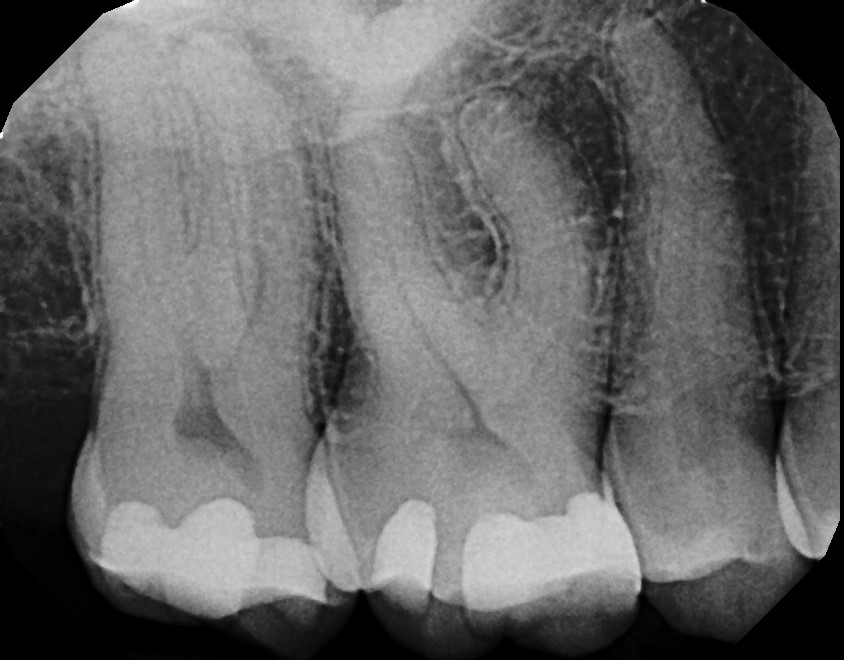
#> input picture Dropzone_XRay/test2_unsandboxed.jpg, 844 x 660 px
$ python -i bote.py   (imports and definitions only)
#> lines starting #> are read from the running program, lines starting #| are printed output that depends on the picture
import os
import asyncio
import io
import random
import logging
from PIL import Image, ImageOps, ImageEnhance
from aiogram import Bot, Dispatcher, F
from aiogram.types import Message, InputMediaPhoto, BufferedInputFile
from aiogram.filters import CommandStart
import socket

# --- ЖЕСТКИЙ ХАК ДЛЯ РАБОТЫ ЧЕРЕЗ ВКЛЮЧЕННЫЙ WIREGUARD ---
old_getaddrinfo = socket.getaddrinfo


def new_getaddrinfo(*args, **kwargs):
    host = args[0] if args else kwargs.get('host')
    if host == 'api.telegram.org':
        port = args[1] if len(args) > 1 else kwargs.get('port', 443)
        # Напрямую отдаем рабочий IP Телеграма, минуя баги DNS винды и VPN
        return [(socket.AF_INET, socket.SOCK_STREAM,
                 6, '', ('149.154.167.220', port))]
    return old_getaddrinfo(*args, **kwargs)


socket.getaddrinfo = new_getaddrinfo
# ---------------------------------------------------------
# Токен бота берется из переменных окружения
BOT_TOKEN = os.environ.get('BOT_TOKEN')
# [2 lines not run here, left out]

# [1 line that did not run here, left out]
# [1 line that did not run here, left out]


def create_variations(img_bytes: io.BytesIO) -> list[io.BytesIO]:
#> called with img_bytes = 'Dropzone_XRay/test2_unsandboxed.jpg'
    original = Image.open(img_bytes).convert("RGB")
    w, h = original.size
#> w = 844; h = 660
    variations = []

    for i in range(5):
        img = original.copy()

        # 1. Зеркалирование (с вероятностью 50%)
        # Для человека смысл картинки не меняется, для машины — это совершенно
        # другое фото
        if random.choice([True, False]):
            img = ImageOps.mirror(img)

        # 2. Кроп и Зум (обрезаем случайные куски от 2% до 12% с каждой
        # стороны)
        crop_left = int(w * random.uniform(0.02, 0.12))
        crop_top = int(h * random.uniform(0.02, 0.12))
        crop_right = w - int(w * random.uniform(0.02, 0.12))
        crop_bottom = h - int(h * random.uniform(0.02, 0.12))

        img = img.crop((crop_left, crop_top, crop_right, crop_bottom))

        # Растягиваем обратно до оригинального размера (или около того), чтобы
        # сместить сетку
        img = img.resize((w, h), Image.Resampling.BICUBIC)

        # 3. Добавление асимметричной рамки (от 0 до 8% от ширины/высоты)
        # Это сдвигает картинку относительно центра холста
        pad_l = random.randint(0, int(w * 0.08))
        pad_t = random.randint(0, int(h * 0.08))
        pad_r = random.randint(0, int(w * 0.08))
        pad_b = random.randint(0, int(h * 0.08))

        # Цвет рамки можно сделать черным, белым или случайным
        bg_color = random.choice([(0, 0, 0), (255, 255, 255), (15, 15, 15)])
        img = ImageOps.expand(
            img,
            border=(
                pad_l,
                pad_t,
                pad_r,
                pad_b),
            fill=bg_color)

        # 4. Изменение яркости и контрастности (бьет по порогам хеширования)
        # Меняем от 0.75 (затемнение/снижение) до 1.25 (осветление/повышение)
        enhancer = ImageEnhance.Brightness(img)
        img = enhancer.enhance(random.uniform(0.75, 1.25))

        enhancer = ImageEnhance.Contrast(img)
        img = enhancer.enhance(random.uniform(0.75, 1.25))

        # 5. Сохранение с рандомным сжатием и удалением EXIF-метаданных (Pillow
        # удаляет их по умолчанию)
        out_bio = io.BytesIO()
        img.save(out_bio, format='JPEG', quality=random.randint(80, 95))
        out_bio.seek(0)

        variations.append(out_bio)
#> this loop made 5 passes
#> pass 1, in create_variations, `img = img.crop((crop_left, crop_top, crop_right, crop_bottom))`:
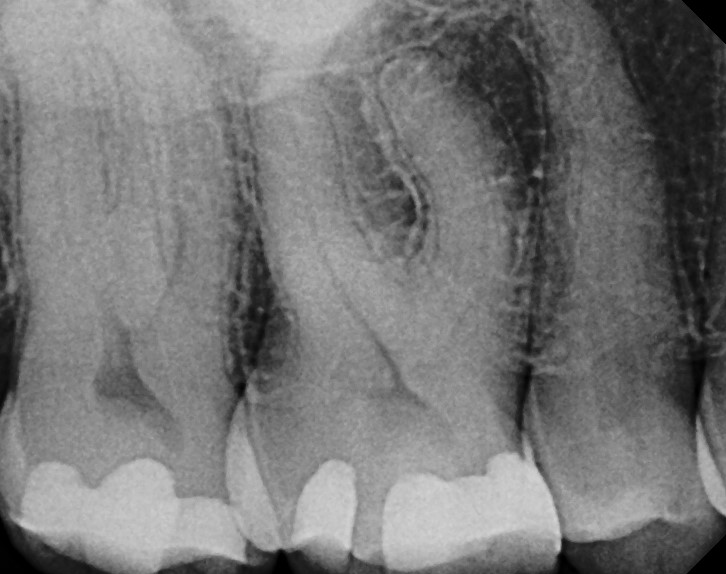
#> img: PIL image 726x574 RGB; min 0, max 213, mean 118.4
#> pass 1, in create_variations, `img = ImageOps.expand( img, border=( pad_l, pad_t, pad_r, pad_b), fill..`:
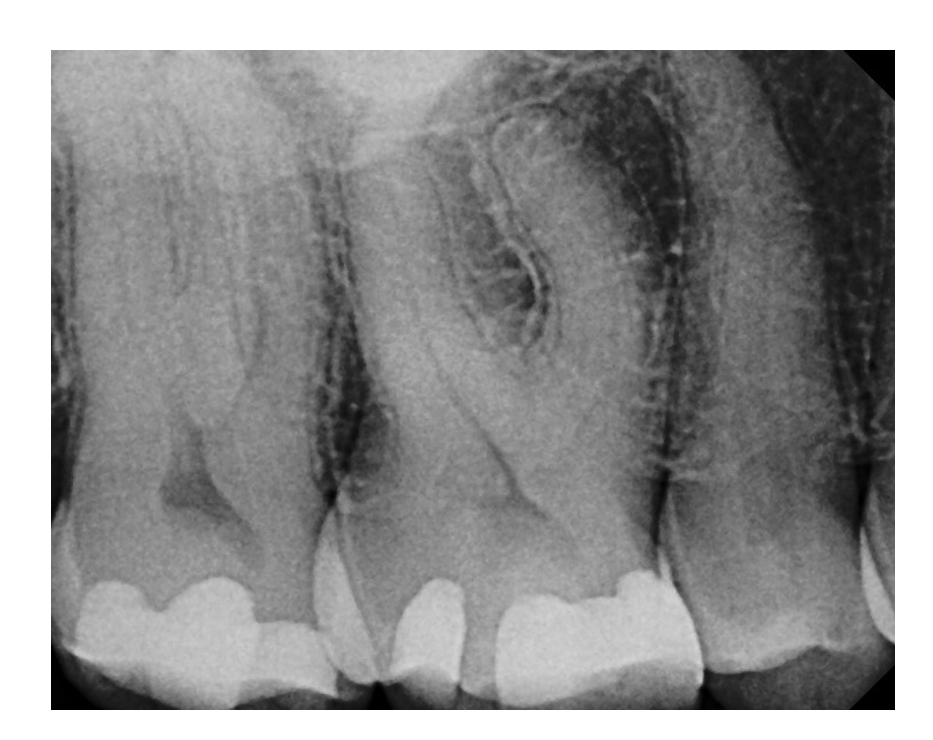
#> img: PIL image 933x740 RGB; min 0, max 255, mean 144.8
#> after the loop:
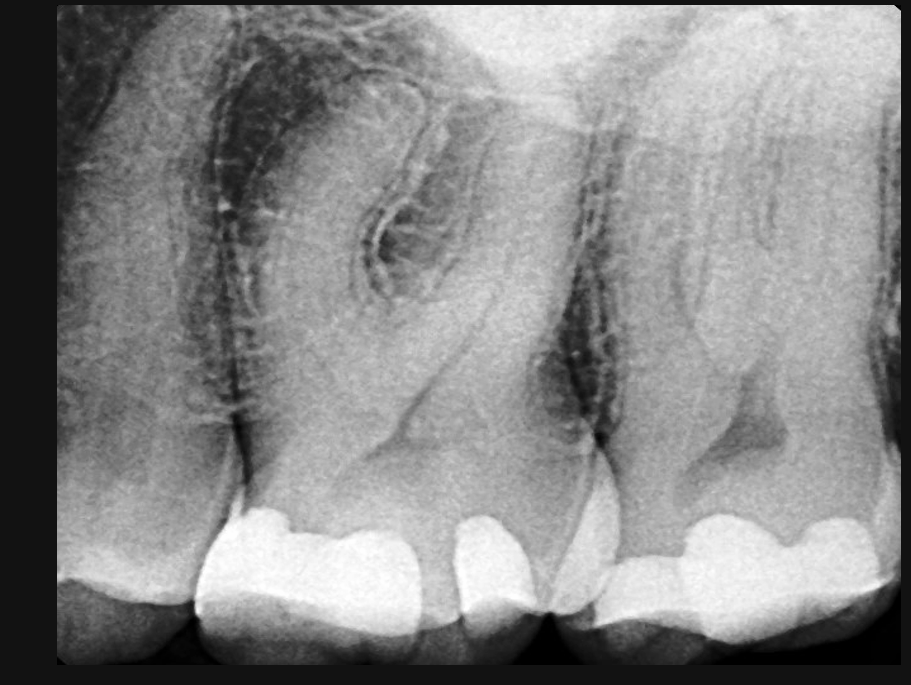
#> img: PIL image 911x685 RGB; min 0, max 254, mean 135.2
#> after the loop, variations = 5 items

    return variations


# [50 lines not run here, left out]

>>> result = create_variations('Dropzone_XRay/test2_unsandboxed.jpg')
#> result = 5 items

$ run again, on Dropzone_XRay/d69b980bdcacaa4b1ff8c4f82bb8d179.jpg
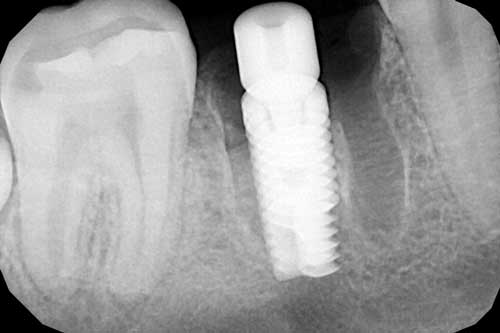
#> input picture Dropzone_XRay/d69b980bdcacaa4b1ff8c4f82bb8d179.jpg, 500 x 333 px
#> in create_variations, original is the input picture: PIL image 500x333 RGB; min 0, max 255, mean 158.6
#> the loop in create_variations, `for i in range(5):` made 5 passes
#> pass 1, in create_variations, `img = ImageOps.expand( img, border=( pad_l, pad_t, pad_r, pad_b), fill..`:
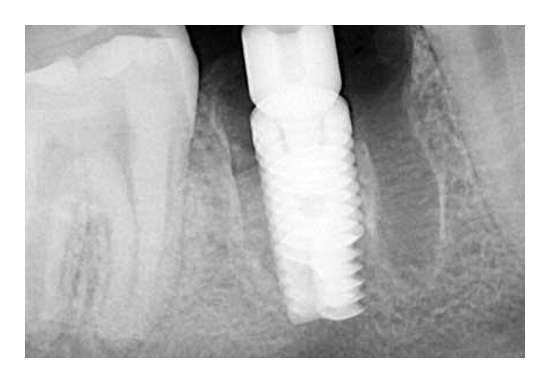
#> img: PIL image 544x373 RGB; min 0, max 255, mean 183.9
#> after the loop in create_variations, `for i in range(5):`:
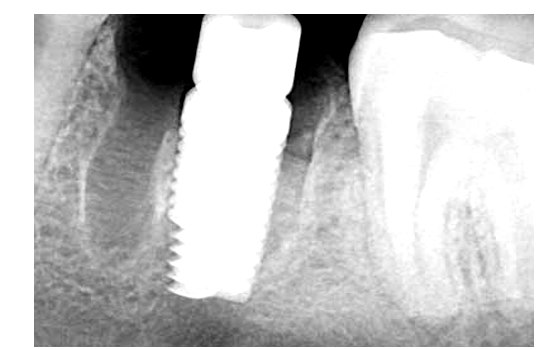
#> img: PIL image 539x349 RGB; min 0, max 255, mean 196.9
#> after the loop in create_variations, `for i in range(5):`: variations = 5 items

$ run again, on Dropzone_XRay/rentgen04.jpg
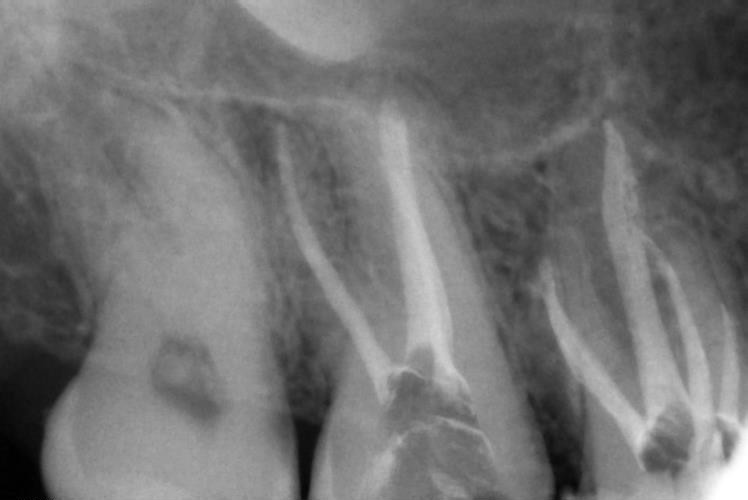
#> input picture Dropzone_XRay/rentgen04.jpg, 748 x 500 px
#> in create_variations, original is the input picture: PIL image 748x500 RGB; min 0, max 255, mean 113.3
#> the loop in create_variations, `for i in range(5):` made 5 passes
#> pass 1, in create_variations, `img = enhancer.enhance(random.uniform(0.75, 1.25))`:
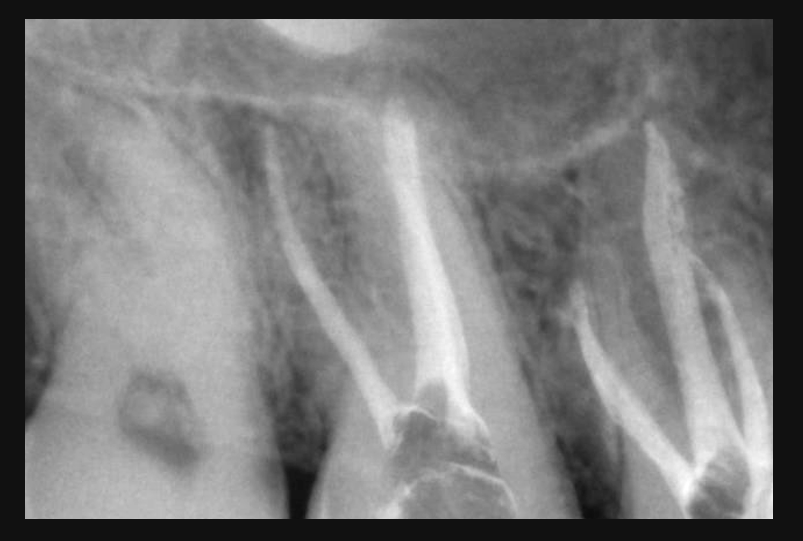
#> img: PIL image 803x541 RGB; min 13, max 255, mean 122.3
#> after the loop in create_variations, `for i in range(5):`:
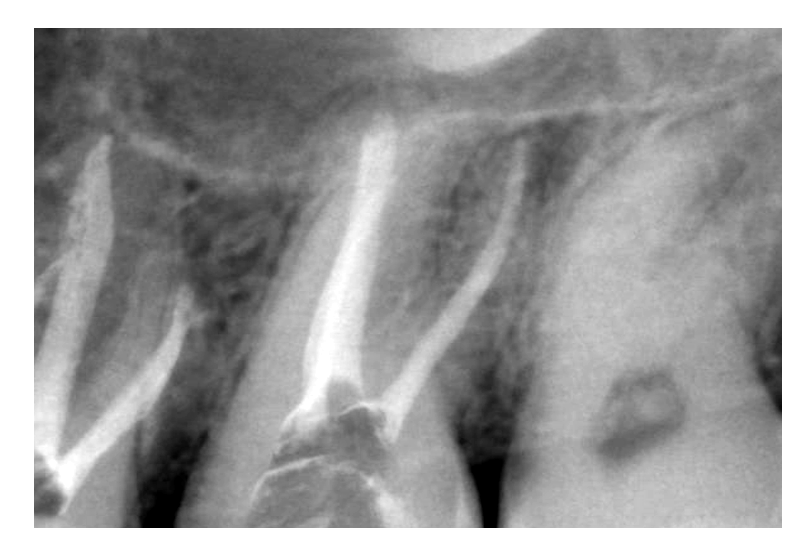
#> img: PIL image 787x533 RGB; min 0, max 255, mean 149.3
#> after the loop in create_variations, `for i in range(5):`: variations = 5 items

$ run again, on Dropzone_XRay/test_ai.jpg
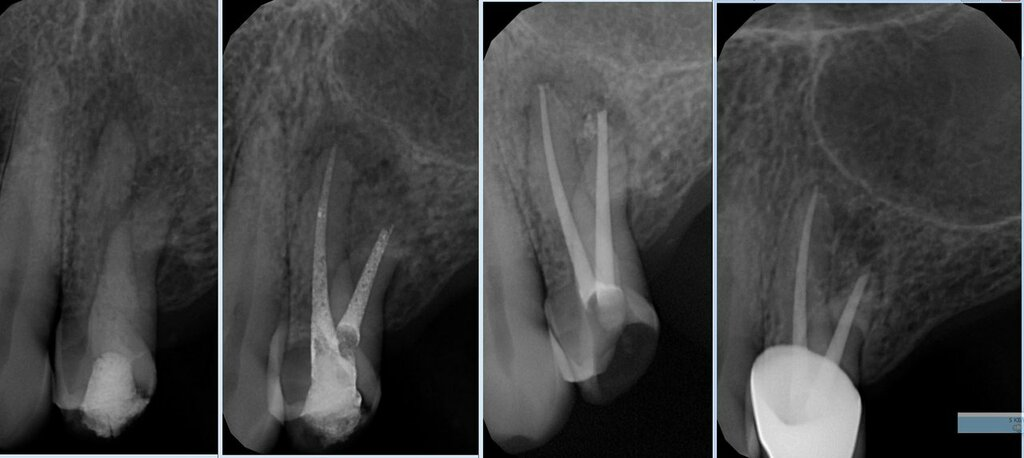
#> input picture Dropzone_XRay/test_ai.jpg, 1024 x 458 px
#> in create_variations, original is the input picture: PIL image 1024x458 RGB; mean R, G, B 66.6, 67, 67.3
#> the loop in create_variations, `for i in range(5):` made 5 passes
#> pass 1, in create_variations, `img = enhancer.enhance(random.uniform(0.75, 1.25))`:
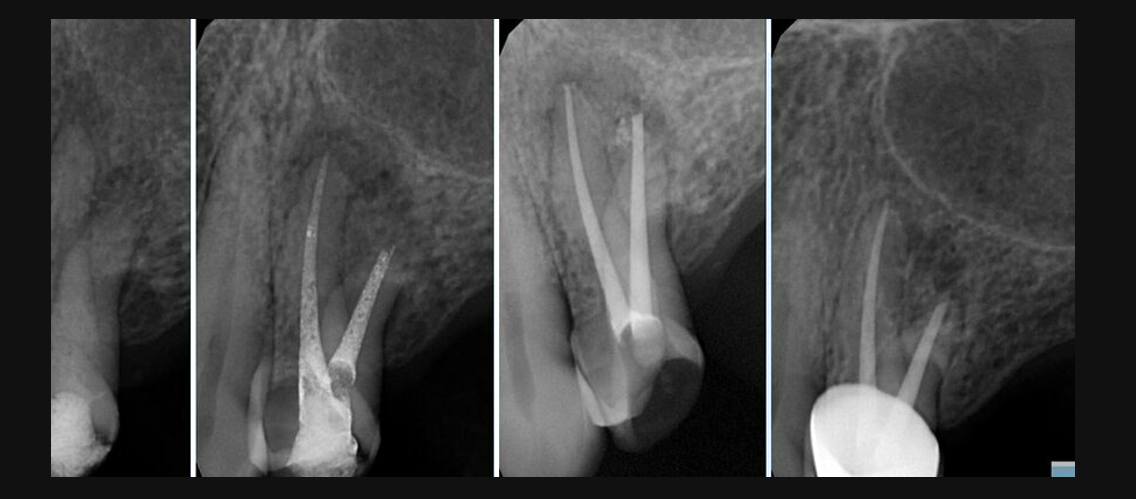
#> img: PIL image 1136x499 RGB; mean R, G, B 70.7, 71, 71
#> after the loop in create_variations, `for i in range(5):`:
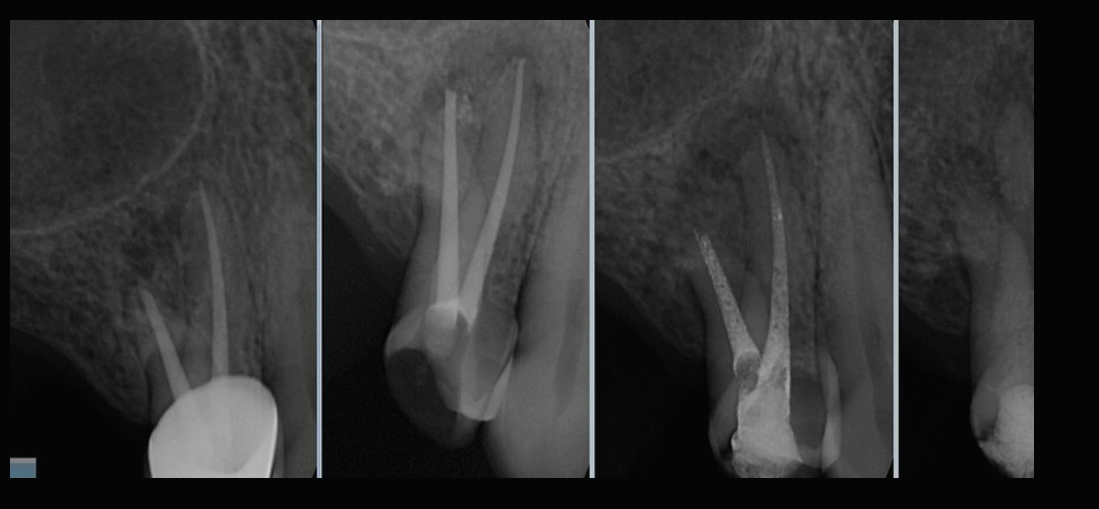
#> img: PIL image 1099x509 RGB; mean R, G, B 50.7, 50.9, 51
#> after the loop in create_variations, `for i in range(5):`: variations = 5 items
